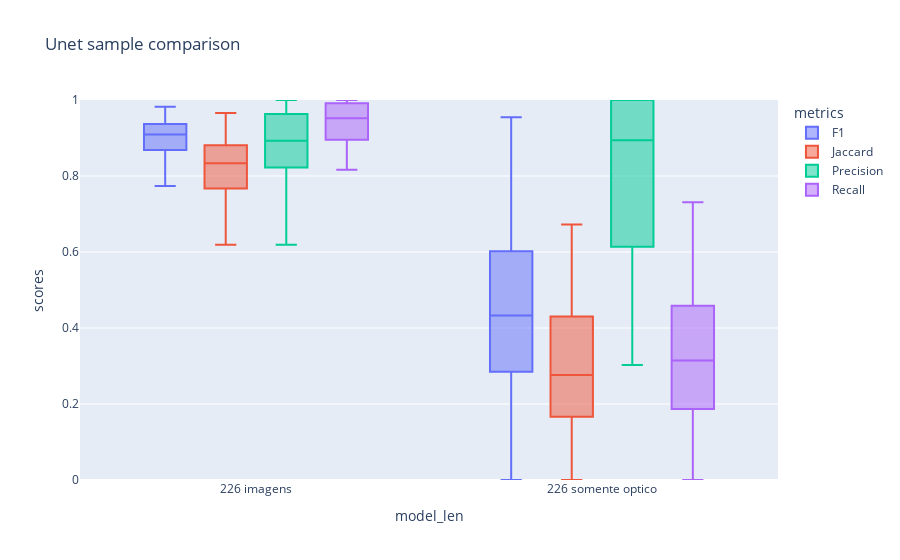
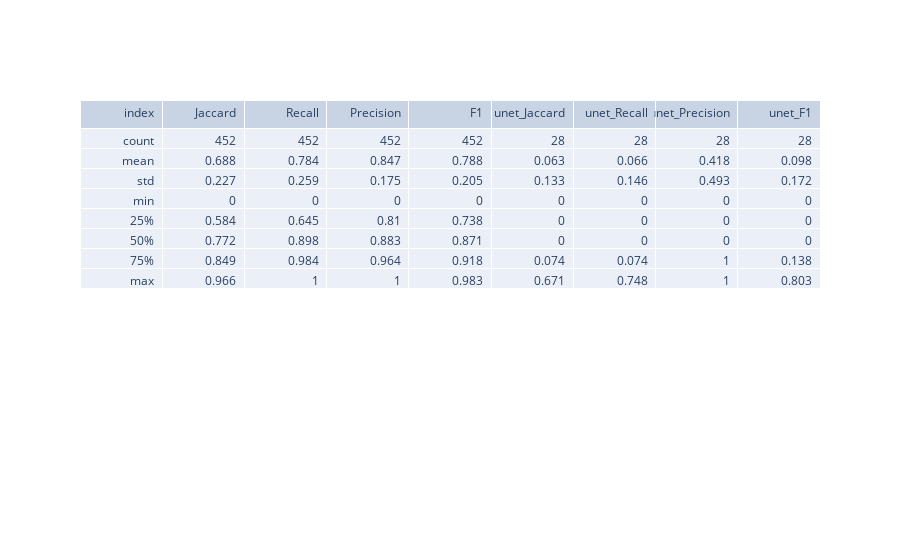

The notebook cell these images were saved under, in order:
### Code cell
fig_new_df = px.box(df_order.loc[(df_order['model_len']=='226 somente optico') | (df_order['model_len']=='226 imagens') ]  ,x="model_len", y='scores' ,color='metrics', title='Unet sample comparison')
fig_new_df.update_layout(  barmode='group',yaxis_range = [0,1])
fig_new_df.update_traces(marker = dict(opacity = 0))

figure_dataframe = go.Figure(data=[go.Table(header=dict(values=['index', 'Jaccard',	'Recall',	'Precision',	'F1',	'unet_Jaccard',	'unet_Recall',	'unet_Precision',	'unet_F1'], align='right'),
                 cells=dict(values=[final_df_compare_describe[col] if col == 'index' else final_df_compare_describe[col].round(3)  for col in final_df_compare_describe.columns ], align='right' ))
                     ] )
fig_new_df.show()
figure_dataframe.show()

### Figure 1 — Plotly figure (JSON) as saved in the notebook; plotly's stock layout.template omitted (floating-point values rounded to 4 significant figures)
{"data": [{"alignmentgroup": "True", "hovertemplate": "metrics=F1<br>model_len=%{x}<br>scores=%{y}<extra></extra>", "legendgroup": "F1", "marker": {"color": "#636efa", "opacity": 0}, "name": "F1", "notched": false, "offsetgroup": "F1", "orientation": "v", "showlegend": true, "type": "box", "x": ["226 imagens", "226 imagens", "226 imagens", "226 imagens", "226 imagens", "226 imagens", "226 imagens", "226 imagens", "226 imagens", "226 imagens", "226 imagens", "226 imagens", "226 imagens", "226 imagens", "226 imagens", "226 imagens", "226 imagens", "226 imagens", "226 imagens", "226 imagens", "226 imagens", "226 imagens", "226 imagens", "226 imagens", "226 imagens", "226 imagens", "226 imagens", "226 imagens", "226 imagens", "226 imagens", "226 imagens", "226 imagens", "226 imagens", "226 imagens", "226 imagens", "226 imagens", "226 imagens", "226 imagens", "226 imagens", "226 imagens", "226 imagens", "226 imagens", "226 imagens", "226 imagens", "226 imagens", "226 imagens", "226 imagens", "226 imagens", "226 imagens", "226 imagens", "226 somente optico", "226 somente optico", "226 somente optico", "226 somente optico", "226 somente optico", "226 somente optico", "226 somente optico", "226 somente optico", "226 somente optico", "226 somente optico", "226 somente optico", "226 somente optico", "226 somente optico", "226 somente optico", "226 somente optico", "226 somente optico", "226 somente optico", "226 somente optico", "226 somente optico", "226 somente optico", "226 somente optico", "226 somente optico", "226 somente optico", "226 somente optico", "226 somente optico", "226 somente optico", "226 somente optico", "226 somente optico", "226 somente optico", "226 somente optico", "226 somente optico", "226 somente optico", "226 somente optico", "226 somente optico", "226 somente optico", "226 somente optico", "226 somente optico"], "x0": " ", "xaxis": "x", "y": [0.9825, 0.7735, 0.7166, 0.9635, 0.8071, 0.8934, 0.9438, 0.9537, 0.937, 0.8774, 0.9103, 0.8198, 0.9551, 0.9082, 0.944, 0.9377, 0.8641, 0.9769, 0.9479, 0.9313, 0.8785, 0.9277, 0.8864, 0.9592, 0.4884, 0.9717, 0.8897, 0.8765, 0.899, 0.9156, 0.8955, 0.9169, 0.9221, 0.9362, 0.8013, 0.8561, 0.9129, 0.8683, 0.9367, 0.8739, 0.8214, 0.9204, 0.7649, 0.8954, 0.9212, 0.9283, 0.9082, 0.66, 0.9316, 0.8651, 0.5641, 0.2692, 0.3579, 0.4719, 0, 0.2902, 0.4327, 0.4257, 0.6344, 0.4311, 0, 0.3404, 0, 0.1846, 0.255, 0.2431, 0, 0.2131, 0.5635, 0.3644, 0.9548, 0.4784, 0.3473, 0.4837, 0.6533, 0.5905, 0.5987, 0.3643, 0.8042, 0.722, 0.6498, 0.538, 0.4, 0.6243, 0.6111, 0.7196, 0.4615], "y0": " ", "yaxis": "y"}, {"alignmentgroup": "True", "hovertemplate": "metrics=Jaccard<br>model_len=%{x}<br>scores=%{y}<extra></extra>", "legendgroup": "Jaccard", "marker": {"color": "#EF553B", "opacity": 0}, "name": "Jaccard", "notched": false, "offsetgroup": "Jaccard", "orientation": "v", "showlegend": true, "type": "box", "x": ["226 imagens", "226 imagens", "226 imagens", "226 imagens", "226 imagens", "226 imagens", "226 imagens", "226 imagens", "226 imagens", "226 imagens", "226 imagens", "226 imagens", "226 imagens", "226 imagens", "226 imagens", "226 imagens", "226 imagens", "226 imagens", "226 imagens", "226 imagens", "226 imagens", "226 imagens", "226 imagens", "226 imagens", "226 imagens", "226 imagens", "226 imagens", "226 imagens", "226 imagens", "226 imagens", "226 imagens", "226 imagens", "226 imagens", "226 imagens", "226 imagens", "226 imagens", "226 imagens", "226 imagens", "226 imagens", "226 imagens", "226 imagens", "226 imagens", "226 imagens", "226 imagens", "226 imagens", "226 imagens", "226 imagens", "226 imagens", "226 imagens", "226 imagens", "226 somente optico", "226 somente optico", "226 somente optico", "226 somente optico", "226 somente optico", "226 somente optico", "226 somente optico", "226 somente optico", "226 somente optico", "226 somente optico", "226 somente optico", "226 somente optico", "226 somente optico", "226 somente optico", "226 somente optico", "226 somente optico", "226 somente optico", "226 somente optico", "226 somente optico", "226 somente optico", "226 somente optico", "226 somente optico", "226 somente optico", "226 somente optico", "226 somente optico", "226 somente optico", "226 somente optico", "226 somente optico", "226 somente optico", "226 somente optico", "226 somente optico", "226 somente optico", "226 somente optico", "226 somente optico", "226 somente optico", "226 somente optico", "226 somente optico"], "x0": " ", "xaxis": "x", "y": [0.9656, 0.6306, 0.5584, 0.9296, 0.6766, 0.8073, 0.8936, 0.9116, 0.8815, 0.7816, 0.8354, 0.6946, 0.9141, 0.8318, 0.8939, 0.8826, 0.7607, 0.9548, 0.901, 0.8715, 0.7833, 0.8651, 0.7961, 0.9217, 0.3231, 0.9449, 0.8013, 0.7801, 0.8165, 0.8443, 0.8108, 0.8465, 0.8555, 0.88, 0.6684, 0.7485, 0.8397, 0.7673, 0.881, 0.7761, 0.697, 0.8525, 0.6193, 0.8106, 0.8538, 0.8661, 0.8319, 0.4925, 0.872, 0.7622, 0.3929, 0.1556, 0.2179, 0.3088, 0, 0.1697, 0.2761, 0.2704, 0.4646, 0.2748, 0, 0.2051, 0, 0.1017, 0.1462, 0.1384, 0, 0.1193, 0.3923, 0.2228, 0.9136, 0.3144, 0.2101, 0.319, 0.4851, 0.4189, 0.4273, 0.2227, 0.6726, 0.5649, 0.4813, 0.368, 0.25, 0.4538, 0.44, 0.562, 0.3], "y0": " ", "yaxis": "y"}, {"alignmentgroup": "True", "hovertemplate": "metrics=Precision<br>model_len=%{x}<br>scores=%{y}<extra></extra>", "legendgroup": "Precision", "marker": {"color": "#00cc96", "opacity": 0}, "name": "Precision", "notched": false, "offsetgroup": "Precision", "orientation": "v", "showlegend": true, "type": "box", "x": ["226 imagens", "226 imagens", "226 imagens", "226 imagens", "226 imagens", "226 imagens", "226 imagens", "226 imagens", "226 imagens", "226 imagens", "226 imagens", "226 imagens", "226 imagens", "226 imagens", "226 imagens", "226 imagens", "226 imagens", "226 imagens", "226 imagens", "226 imagens", "226 imagens", "226 imagens", "226 imagens", "226 imagens", "226 imagens", "226 imagens", "226 imagens", "226 imagens", "226 imagens", "226 imagens", "226 imagens", "226 imagens", "226 imagens", "226 imagens", "226 imagens", "226 imagens", "226 imagens", "226 imagens", "226 imagens", "226 imagens", "226 imagens", "226 imagens", "226 imagens", "226 imagens", "226 imagens", "226 imagens", "226 imagens", "226 imagens", "226 imagens", "226 imagens", "226 somente optico", "226 somente optico", "226 somente optico", "226 somente optico", "226 somente optico", "226 somente optico", "226 somente optico", "226 somente optico", "226 somente optico", "226 somente optico", "226 somente optico", "226 somente optico", "226 somente optico", "226 somente optico", "226 somente optico", "226 somente optico", "226 somente optico", "226 somente optico", "226 somente optico", "226 somente optico", "226 somente optico", "226 somente optico", "226 somente optico", "226 somente optico", "226 somente optico", "226 somente optico", "226 somente optico", "226 somente optico", "226 somente optico", "226 somente optico", "226 somente optico", "226 somente optico", "226 somente optico", "226 somente optico", "226 somente optico", "226 somente optico", "226 somente optico"], "x0": " ", "xaxis": "x", "y": [0.9723, 0.845, 0.9833, 0.9788, 0.9733, 0.8224, 0.9, 0.9241, 0.9015, 0.7816, 0.8462, 0.9355, 0.9213, 0.9632, 0.9593, 0.9895, 0.7949, 0.9657, 0.9479, 0.8715, 0.7899, 0.9316, 0.8897, 0.9756, 1, 0.9756, 0.8462, 0.8088, 1, 0.8879, 0.8276, 0.8953, 0.8605, 0.9222, 0.969, 0.7771, 0.8527, 0.8188, 0.881, 0.7761, 0.7012, 0.8525, 0.6193, 0.8106, 0.9487, 0.9735, 0.8319, 0.7952, 0.916, 0.7622, 0.9872, 1, 0.5397, 1, 0, 0.875, 1, 1, 1, 1, 0, 1, 0, 1, 1, 0.3333, 0, 1, 0.8793, 0.9535, 0.9193, 0.6559, 0.7436, 0.9024, 0.9701, 1, 0.8868, 0.3029, 0.8941, 0.8916, 0.5923, 0.9787, 0.5493, 0.6211, 0.873, 0.9189, 0.65], "y0": " ", "yaxis": "y"}, {"alignmentgroup": "True", "hovertemplate": "metrics=Recall<br>model_len=%{x}<br>scores=%{y}<extra></extra>", "legendgroup": "Recall", "marker": {"color": "#ab63fa", "opacity": 0}, "name": "Recall", "notched": false, "offsetgroup": "Recall", "orientation": "v", "showlegend": true, "type": "box", "x": ["226 imagens", "226 imagens", "226 imagens", "226 imagens", "226 imagens", "226 imagens", "226 imagens", "226 imagens", "226 imagens", "226 imagens", "226 imagens", "226 imagens", "226 imagens", "226 imagens", "226 imagens", "226 imagens", "226 imagens", "226 imagens", "226 imagens", "226 imagens", "226 imagens", "226 imagens", "226 imagens", "226 imagens", "226 imagens", "226 imagens", "226 imagens", "226 imagens", "226 imagens", "226 imagens", "226 imagens", "226 imagens", "226 imagens", "226 imagens", "226 imagens", "226 imagens", "226 imagens", "226 imagens", "226 imagens", "226 imagens", "226 imagens", "226 imagens", "226 imagens", "226 imagens", "226 imagens", "226 imagens", "226 imagens", "226 imagens", "226 imagens", "226 imagens", "226 somente optico", "226 somente optico", "226 somente optico", "226 somente optico", "226 somente optico", "226 somente optico", "226 somente optico", "226 somente optico", "226 somente optico", "226 somente optico", "226 somente optico", "226 somente optico", "226 somente optico", "226 somente optico", "226 somente optico", "226 somente optico", "226 somente optico", "226 somente optico", "226 somente optico", "226 somente optico", "226 somente optico", "226 somente optico", "226 somente optico", "226 somente optico", "226 somente optico", "226 somente optico", "226 somente optico", "226 somente optico", "226 somente optico", "226 somente optico", "226 somente optico", "226 somente optico", "226 somente optico", "226 somente optico", "226 somente optico", "226 somente optico", "226 somente optico"], "x0": " ", "xaxis": "x", "y": [0.9929, 0.7131, 0.5637, 0.9487, 0.6894, 0.9778, 0.9921, 0.9853, 0.9754, 1, 0.9851, 0.7296, 0.9915, 0.8592, 0.9291, 0.891, 0.9466, 0.9883, 0.9479, 1, 0.9895, 0.9237, 0.8832, 0.9434, 0.3231, 0.9677, 0.938, 0.9565, 0.8165, 0.945, 0.9756, 0.9396, 0.9933, 0.9506, 0.6831, 0.9531, 0.9821, 0.9242, 1, 1, 0.9914, 1, 1, 1, 0.8952, 0.8871, 1, 0.5641, 0.9478, 1, 0.3949, 0.1556, 0.2677, 0.3088, 0, 0.1739, 0.2761, 0.2704, 0.4646, 0.2748, 0, 0.2051, 0, 0.1017, 0.1462, 0.1913, 0, 0.1193, 0.4146, 0.2253, 0.9933, 0.3765, 0.2266, 0.3304, 0.4924, 0.4189, 0.4519, 0.4569, 0.7308, 0.6066, 0.7196, 0.371, 0.3145, 0.6277, 0.4701, 0.5913, 0.3578], "y0": " ", "yaxis": "y"}], "layout": {"barmode": "group", "boxmode": "group", "legend": {"title": {"text": "metrics"}, "tracegroupgap": 0}, "title": {"text": "Unet sample comparison"}, "xaxis": {"anchor": "y", "domain": [0, 1], "title": {"text": "model_len"}}, "yaxis": {"anchor": "x", "domain": [0, 1], "range": [0, 1], "title": {"text": "scores"}}}}

### Figure 2 — Plotly figure (JSON) as saved in the notebook; plotly's stock layout.template omitted (floating-point values rounded to 4 significant figures)
{"data": [{"cells": {"align": "right", "values": [["count", "mean", "std", "min", "25%", "50%", "75%", "max"], [452, 0.688, 0.227, 0, 0.584, 0.772, 0.849, 0.966], [452, 0.784, 0.259, 0, 0.645, 0.898, 0.984, 1], [452, 0.847, 0.175, 0, 0.81, 0.883, 0.964, 1], [452, 0.788, 0.205, 0, 0.738, 0.871, 0.918, 0.983], [28, 0.063, 0.133, 0, 0, 0, 0.074, 0.671], [28, 0.066, 0.146, 0, 0, 0, 0.074, 0.748], [28, 0.418, 0.493, 0, 0, 0, 1, 1], [28, 0.098, 0.172, 0, 0, 0, 0.138, 0.803]]}, "header": {"align": "right", "values": ["index", "Jaccard", "Recall", "Precision", "F1", "unet_Jaccard", "unet_Recall", "unet_Precision", "unet_F1"]}, "type": "table"}], "layout": {}}
